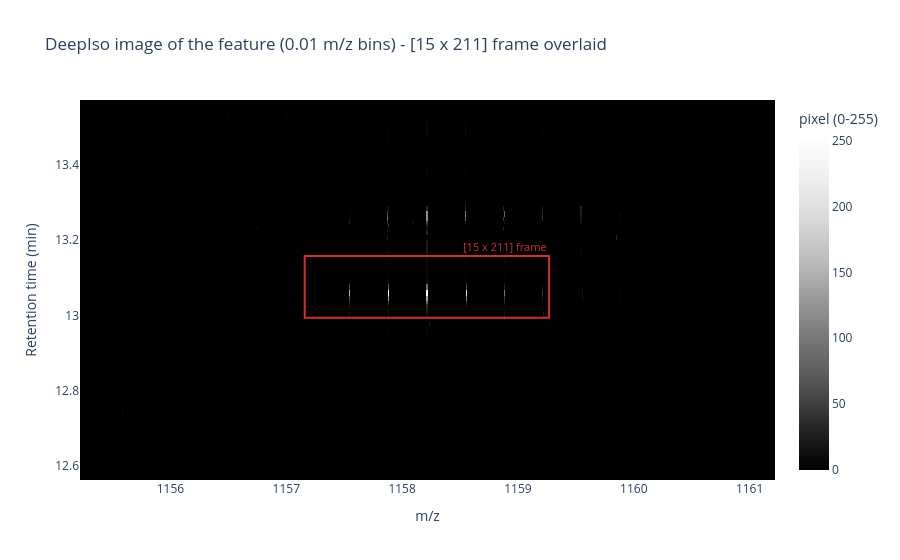

The cell this chart's notebook holds for it:
### Markdown cell above
## 5.2 Concept 2: DeepIso — encoding the map as an image

The raw feature we just plotted is a scatter of real peaks at their measured, arbitrary-precision coordinates. A convolutional neural network cannot ingest that directly — a CNN expects a **regular grid of pixels**, like a photograph. DeepIso (Zohora et al., 2019) makes the LC-MS map look exactly like a grayscale image, and then treats feature detection as an image-processing problem.

### Binning the map onto a fixed grid

The trick is to lay a fixed grid over the (RT × m/z) map and drop every peak into a cell:

- **Rows = retention time, at `RT → 1 MS-scan`.** Each MS1 scan becomes exactly one row. Row 0 is the earliest scan in the window, and moving down a row means stepping to the next scan in acquisition order. Time is quantized to the instrument's scan rate.
- **Columns = m/z, at `m/z → 0.01`.** The m/z axis is chopped into fixed **0.01-wide bins**. Every peak is snapped to the bin it lands in; two peaks in the same (scan, m/z-bin) cell have their intensities summed.
- **Cell value = intensity, squashed to `0–255`.** Each cell's summed intensity is rescaled to an 8-bit grayscale "pixel", where 0 is empty and 255 is the brightest signal in the window — literally a black-and-white image.

After this step the feature is no longer a list of points; it is a small picture. The isotope envelope becomes a row of bright vertical streaks spaced `1/z ≈ 0.333` m/z (≈ 33 columns) apart, and the elution bell becomes those streaks brightening then fading as you scan down the rows.

### The [15 × 211] framing window

DeepIso does not classify the whole map at once. It slides a fixed-size **framing window of [15 scans × 211 m/z bins]** across the image and asks the network to label the pixels inside each frame. That size is deliberate:

- **15 scans tall** comfortably spans one elution bell (a feature is only a handful of scans wide at the apex).
- **211 bins wide** is `211 × 0.01 ≈ 2.11 m/z` — wide enough to hold a full isotope envelope for the charge states DeepIso targets.

We overlay this frame on the heatmap below so you can see how a single "look" of the model covers our feature.

### Fixed precision is the whole point

Notice what the grid costs us. The moment we choose `m/z → 0.01` and `RT → 1 scan`, the resolution is **fixed**: two isotopes closer than 0.01 m/z would collapse into the same column, and the exact measured m/z (good to four decimals) is thrown away — rounded to the nearest bin. The grid also exists *everywhere*, whether or not a real peak is present, so the overwhelming majority of the 15 × 211 ≈ 3,000 pixels in a frame are zero. That wasted, mostly-empty grid is exactly the weakness PointIso fixes in Concept 3.

As with notebooks 01–04, we treat the DeepIso network itself (a CNN that scans the frame plus an RNN that stitches detections across scans) as a **black box**. Our job is only to build the image it would eat. The next cell does that on our real feature.

### Code cell
# DeepIso encoding: bin the LC-MS map region onto a fixed grid ->
#   rows  = MS1 scans (RT -> 1 scan)
#   cols  = 0.01-wide m/z bins (m/z -> 0.01)
#   value = summed intensity, squashed to an 8-bit grayscale pixel (0-255)
# The result is literally a small grayscale image of the feature.
image = build_lcms_image(points, mz_bin=0.01, mz_range=MZ_WINDOW)

grid = image['image']
n_scans, n_mz_bins = grid.shape
filled = int((grid > 0).sum())
print(f'DeepIso image: {n_scans} scans x {n_mz_bins} m/z bins = {grid.size} pixels')
print(f'  filled pixels: {filled} ({100 * filled / grid.size:.1f}%)  ->  the rest are empty grid')
print(f'  pixel range  : {int(grid.min())} - {int(grid.max())} (intensity {image["max_intensity"]:.3g} -> 255)')

# Show the image as an RT x m/z heatmap, overlaying the DeepIso [15 scans x 211 m/z bins]
# framing window (centered on the brightest pixel) so you can see one "look" of the model.
fig = plot_lcms_heatmap(
    image,
    title='DeepIso image of the feature (0.01 m/z bins) - [15 x 211] frame overlaid',
    frame=True,
)
fig.show()

### Figure 1 — Plotly figure (JSON) as saved in the notebook; plotly's stock layout.template omitted (floating-point values rounded to 4 significant figures; data arrays with more than 128 entries replaced by an {"elided": "..."} marker saying what was removed)
{"data": [{"colorbar": {"title": {"text": "pixel (0-255)"}}, "colorscale": [[0, "rgb(255,255,255)"], [0.125, "rgb(240,240,240)"], [0.25, "rgb(217,217,217)"], [0.375, "rgb(189,189,189)"], [0.5, "rgb(150,150,150)"], [0.625, "rgb(115,115,115)"], [0.75, "rgb(82,82,82)"], [0.875, "rgb(37,37,37)"], [1, "rgb(0,0,0)"]], "hovertemplate": "m/z: %{x:.3f}<br>RT: %{y:.3f} min<br>pixel: %{z}<extra></extra>", "reversescale": true, "type": "heatmap", "x": {"elided": "600 float values"}, "y": [12.58, 12.61, 12.71, 12.72, 12.74, 12.8, 12.81, 12.93, 12.94, 12.96, 12.98, 12.99, 13.01, 13.01, 13.02, 13.03, 13.04, 13.04, 13.06, 13.08, 13.09, 13.1, 13.11, 13.13, 13.14, 13.16, 13.17, 13.19, 13.21, 13.22, 13.23, 13.24, 13.25, 13.25, 13.27, 13.28, 13.3, 13.31, 13.32, 13.33, 13.35, 13.36, 13.38, 13.4, 13.41, 13.43, 13.44, 13.46, 13.48, 13.49, 13.5, 13.52, 13.53, 13.55, 13.56], "z": {"elided": "55x600 int values"}, "zmax": 255, "zmin": 0}], "layout": {"annotations": [{"font": {"color": "#D32F2F", "size": 11}, "showarrow": false, "text": "[15 x 211] frame", "x": 1159.0, "xanchor": "right", "y": 13.16, "yanchor": "bottom"}], "plot_bgcolor": "white", "shapes": [{"fillcolor": "rgba(0,0,0,0)", "line": {"color": "#D32F2F", "width": 2}, "type": "rect", "x0": 1157.0, "x1": 1159.0, "y0": 12.99, "y1": 13.16}], "title": {"text": "DeepIso image of the feature (0.01 m/z bins) - [15 x 211] frame overlaid"}, "xaxis": {"title": {"text": "m/z"}}, "yaxis": {"title": {"text": "Retention time (min)"}}}}
